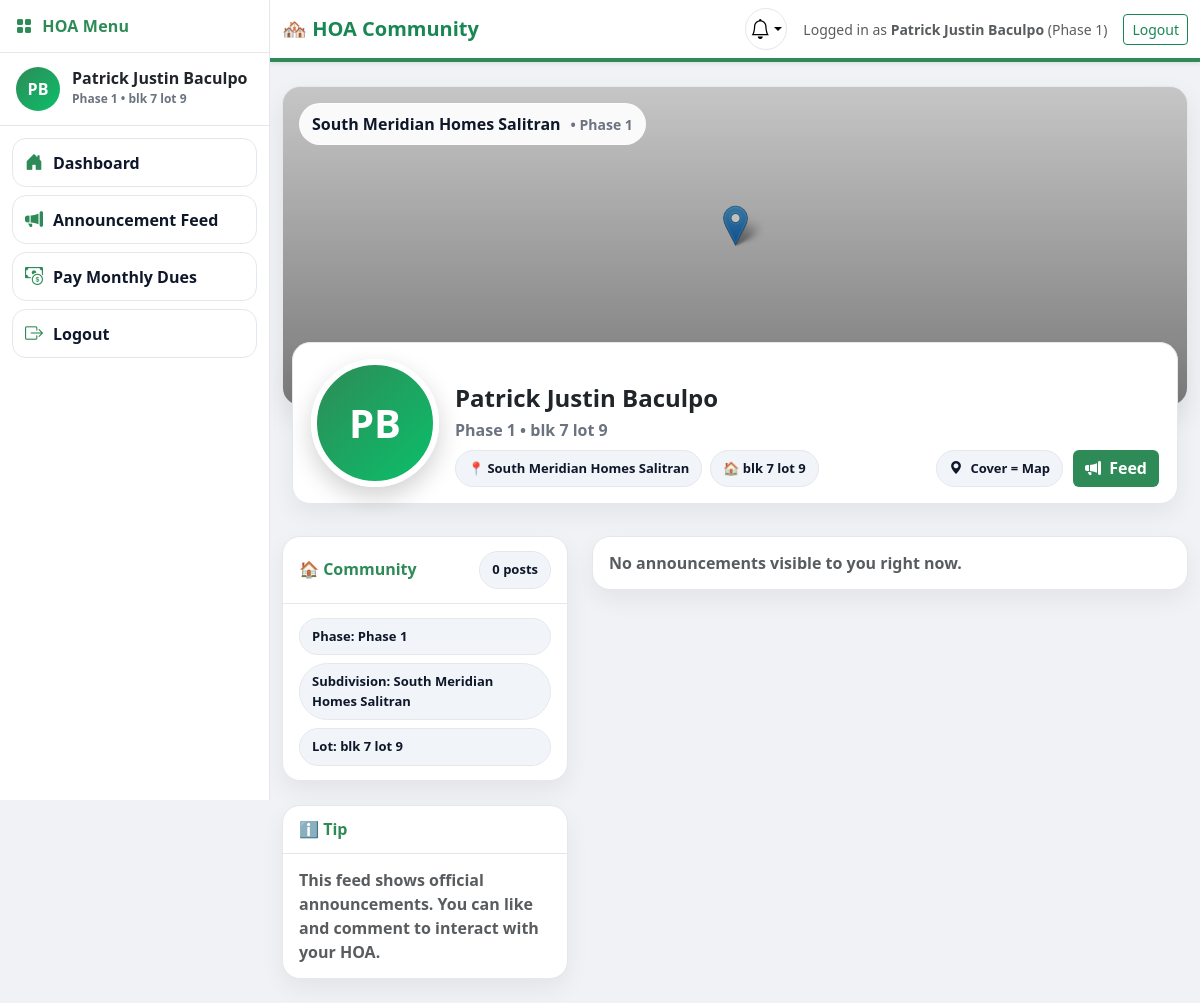
/homeowner/homeowner_dashboard.php (signed in), run on an earlier commit of the app's database.
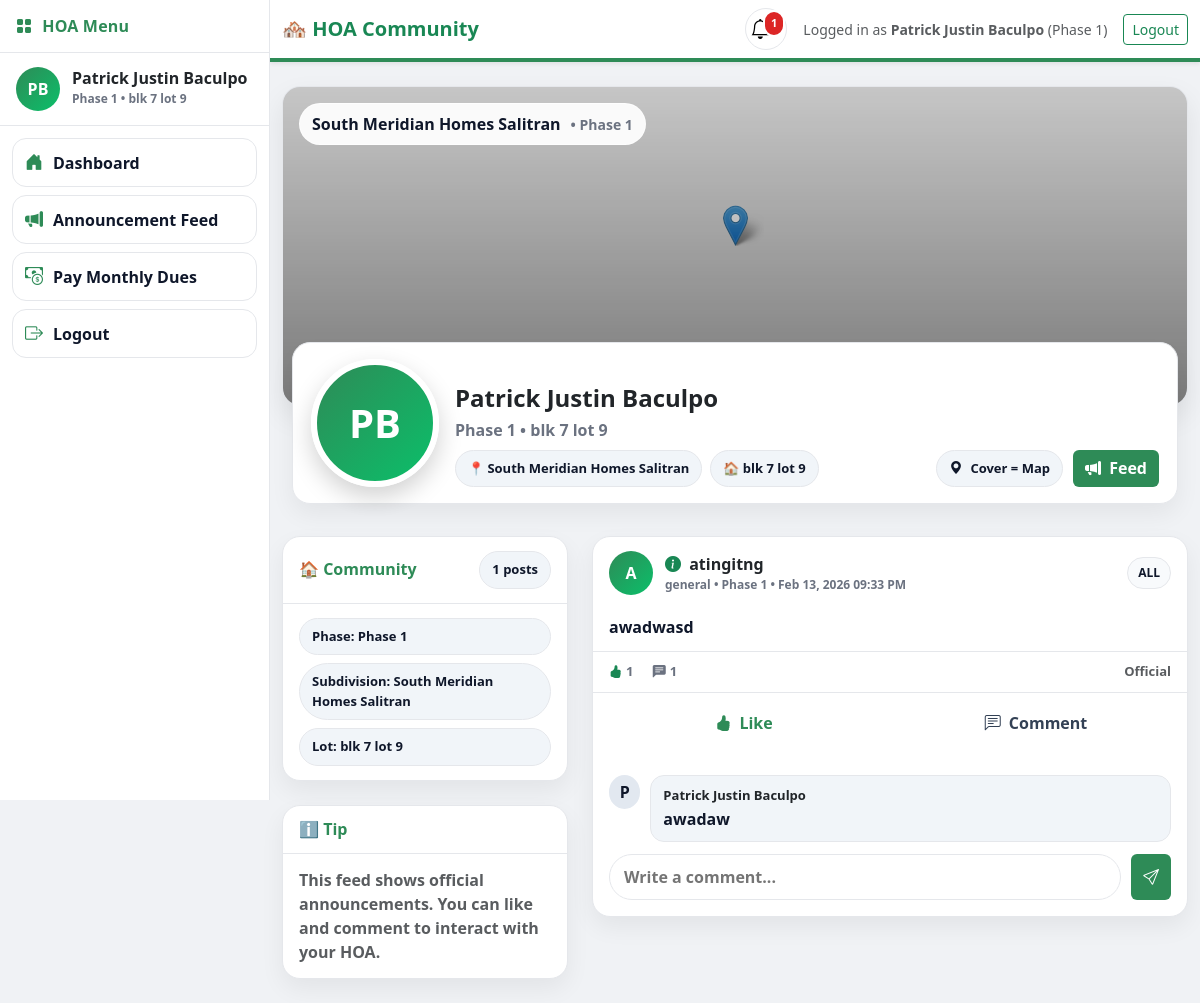
And on a later commit of the database.
### tables this page shows
CREATE TABLE `homeowners` (
  `id` int(11) NOT NULL,
  `public_id` varchar(20) DEFAULT NULL,
  `first_name` varchar(100) NOT NULL,
  `middle_name` varchar(100) DEFAULT NULL,
  `last_name` varchar(100) NOT NULL,
  `contact_number` varchar(15) NOT NULL,
  `email` varchar(255) NOT NULL,
  `password` varchar(255) NOT NULL,
  `must_change_password` tinyint(1) NOT NULL DEFAULT 1,
  `phase` enum('Phase 1','Phase 2','Phase 3') NOT NULL,
  `house_lot_number` varchar(50) NOT NULL,
  `valid_id_path` varchar(255) NOT NULL,
  `proof_of_billing_path` varchar(255) NOT NULL,
  `latitude` decimal(10,7) DEFAULT NULL,
  `longitude` decimal(10,7) DEFAULT NULL,
  `status` enum('pending','approved','rejected') DEFAULT 'pending',
  `admin_id` int(11) DEFAULT NULL,
  `created_at` timestamp NOT NULL DEFAULT current_timestamp(),
  `reset_token` varchar(255) DEFAULT NULL,
  `reset_expires` datetime DEFAULT NULL
);

CREATE TABLE `announcements` (
  `id` int(11) NOT NULL,
  `admin_id` int(11) DEFAULT NULL,
  `phase` enum('Phase 1','Phase 2','Phase 3','Superadmin') NOT NULL DEFAULT 'Superadmin',
  `title` varchar(255) NOT NULL,
  `category` enum('general','maintenance','meeting','emergency') NOT NULL,
  `audience` enum('all','block','selected','selected_officer','all_officers') NOT NULL,
  `audience_value` varchar(255) DEFAULT NULL,
  `message` text NOT NULL,
  `start_date` date NOT NULL,
  `end_date` date DEFAULT NULL,
  `priority` enum('normal','important','urgent') NOT NULL DEFAULT 'normal',
  `created_at` timestamp NOT NULL DEFAULT current_timestamp()
);

CREATE TABLE `announcement_comments` (
  `id` int(11) NOT NULL,
  `announcement_id` int(11) NOT NULL,
  `homeowner_id` int(11) NOT NULL,
  `comment` text NOT NULL,
  `created_at` timestamp NOT NULL DEFAULT current_timestamp()
);

### homeowner/homeowner_dashboard.php (the view, shortened to what this page needs)
<?php
$conn = new mysqli("localhost", "root", "", "south_meridian_hoa");
$conn->set_charset("utf8mb4");
function esc($v){ return htmlspecialchars((string)$v, ENT_QUOTES, 'UTF-8'); }
$hid = (int)$_SESSION['homeowner_id'];
$stmt = $conn->prepare("SELECT id, status, must_change_password, first_name, last_name, phase, house_lot_number, latitude, longitude FROM homeowners WHERE id=? LIMIT 1");
$stmt->bind_param("i", $hid);
$stmt->execute();
$user = $stmt->get_result()->fetch_assoc();
$phase      = (string)$user['phase'];
$fullName   = trim($user['first_name'].' '.$user['last_name']);
$mustChange = ((int)$user['must_change_password'] === 1);
$initials   = strtoupper(substr($user['first_name'] ?? 'H',0,1).substr($user['last_name'] ?? 'O',0,1));
$stmt = $conn->prepare("SELECT last_ann_seen, last_comment_seen FROM homeowner_feed_state WHERE homeowner_id=? LIMIT 1");
$stmt->bind_param("i", $hid);
$stmt->execute();
$state = $stmt->get_result()->fetch_assoc() ?: ['last_ann_seen'=>date('Y-m-d H:i:s'), 'last_comment_seen'=>date('Y-m-d H:i:s')];
$lastAnnSeen = (string)$state['last_ann_seen'];
$lastComSeen = (string)$state['last_comment_seen'];
$houseLot = (string)($user['house_lot_number'] ?? '');
$annFeed = [];
$stmt = $conn->prepare("
  SELECT
    a.id, a.title, a.message, a.category, a.priority, a.start_date, a.end_date, a.created_at,
    a.audience, a.audience_value,
    (SELECT COUNT(*) FROM announcement_likes al WHERE al.announcement_id=a.id) AS like_count,
    (SELECT COUNT(*) FROM announcement_comments ac WHERE ac.announcement_id=a.id) AS comment_count,
    (SELECT COUNT(*) FROM announcement_likes al2 WHERE al2.announcement_id=a.id AND al2.homeowner_id=?) AS i_liked
  FROM announcements a
  LEFT JOIN announcement_recipients ar
    ON ar.announcement_id = a.id
   AND ar.recipient_type = 'homeowner'
   AND ar.homeowner_id = ?
  WHERE
    (a.phase = ? OR a.phase = 'Superadmin')
    AND a.start_date <= CURDATE()
    AND (a.end_date IS NULL OR a.end_date >= CURDATE())
    AND (
      a.audience = 'all'
      OR (a.audience = 'selected' AND ar.id IS NOT NULL)
      OR (a.audience = 'block' AND a.audience_value IS NOT NULL AND a.audience_value <> '' AND LOWER(?) LIKE CONCAT('%', LOWER(a.audience_value), '%'))
    )
  GROUP BY a.id
  ORDER BY
    FIELD(a.priority,'urgent','important','normal'),
    a.start_date DESC,
    a.created_at DESC
  LIMIT 25
");
$stmt->bind_param("iiss", $hid, $hid, $phase, $houseLot);
$stmt->execute();
$res = $stmt->get_result();
while($r = $res->fetch_assoc()) $annFeed[] = $r;
$stmt = $conn->prepare("
  SELECT COUNT(*) c
  FROM announcements a
  LEFT JOIN announcement_recipients ar
    ON ar.announcement_id = a.id
   AND ar.recipient_type='homeowner'
   AND ar.homeowner_id=?
  WHERE
    (a.phase = ? OR a.phase='Superadmin')
    AND a.created_at > ?
    AND a.start_date <= CURDATE()
    AND (a.end_date IS NULL OR a.end_date >= CURDATE())
    AND (
      a.audience='all'
      OR (a.audience='selected' AND ar.id IS NOT NULL)
      OR (a.audience='block' AND a.audience_value IS NOT NULL AND a.audience_value <> '' AND LOWER(?) LIKE CONCAT('%', LOWER(a.audience_value), '%'))
    )
");
$stmt->bind_param("isss", $hid, $phase, $lastAnnSeen, $houseLot);
$stmt->execute();
$newAnnCount = (int)($stmt->get_result()->fetch_assoc()['c'] ?? 0);
$stmt = $conn->prepare("
  SELECT COUNT(*) c
  FROM announcement_comments ac
  JOIN announcements a ON a.id = ac.announcement_id
  LEFT JOIN announcement_recipients ar
    ON ar.announcement_id=a.id
   AND ar.recipient_type='homeowner'
   AND ar.homeowner_id=?
  WHERE
    (a.phase = ? OR a.phase='Superadmin')
    AND ac.created_at > ?
    AND (
      a.audience='all'
      OR (a.audience='selected' AND ar.id IS NOT NULL)
      OR (a.audience='block' AND a.audience_value IS NOT NULL AND a.audience_value <> '' AND LOWER(?) LIKE CONCAT('%', LOWER(a.audience_value), '%'))
    )
    AND ac.homeowner_id <> ?
");
$stmt->bind_param("isssi", $hid, $phase, $lastComSeen, $houseLot, $hid);
$stmt->execute();
$newComCount = (int)($stmt->get_result()->fetch_assoc()['c'] ?? 0);
$notifCount = $newAnnCount + $newComCount;
$commentsByAnn = [];
if (!empty($annFeed)) {
  $ids = array_map(fn($a)=>(int)$a['id'], $annFeed);
  $in  = implode(',', array_fill(0, count($ids), '?'));
  $types = str_repeat('i', count($ids));
  $sql = "
    SELECT ac.id, ac.announcement_id, ac.homeowner_id, ac.comment, ac.created_at,
           h.first_name, h.last_name
    FROM announcement_comments ac
    JOIN homeowners h ON h.id=ac.homeowner_id
    WHERE ac.announcement_id IN ($in)
    ORDER BY ac.created_at ASC
  ";
  $stmt = $conn->prepare($sql);
  $stmt->bind_param($types, ...$ids);
  $stmt->execute();
  $res = $stmt->get_result();
  while($r = $res->fetch_assoc()){
    $aid = (int)$r['announcement_id'];
    if (!isset($commentsByAnn[$aid])) $commentsByAnn[$aid] = [];
    $commentsByAnn[$aid][] = $r;
  }
}
$lat = $user['latitude'];
$lng = $user['longitude'];
?>
<!DOCTYPE html>
<html lang="en">
<head>
<link href="https://cdn.jsdelivr.net/npm/bootstrap@5.3.2/dist/css/bootstrap.min.css" rel="stylesheet">
<link href="https://cdn.jsdelivr.net/npm/bootstrap-icons/font/bootstrap-icons.css" rel="stylesheet">
<link rel="stylesheet" href="https://unpkg.com/leaflet@1.9.4/dist/leaflet.css">
<link rel="stylesheet" href="assets/css/homeowner_dashboard.css">
</head>
<body>
<div class="app-shell">
  <aside class="sidebar" id="sidebar">
    <div class="sb-head">
      <div class="sb-brand">
        <i class="bi bi-grid-fill"></i>
        <span class="sb-brand-text">HOA Menu</span>
      </div>
    </div>
    <div class="sb-user">
      <div class="sb-avatar"><?= esc($initials) ?></div>
      <div class="sb-user-text">
        <p class="sb-name"><?= esc($fullName) ?></p>
        <p class="sb-meta"><?= esc($phase) ?> • <?= esc($user['house_lot_number'] ?? '') ?></p>
      </div>
    </div>
    <nav class="sb-nav">
      <a class="sb-link" href="homeowner_dashboard.php">
        <i class="bi bi-house-door-fill"></i> <span>Dashboard</span>
      </a>
      <a class="sb-link" href="#feed">
        <i class="bi bi-megaphone-fill"></i> <span>Announcement Feed</span>
      </a>
      <a class="sb-link" href="homeowner_pay_dues.php">
        <i class="bi bi-cash-coin"></i> <span>Pay Monthly Dues</span>
      </a>
      <a class="sb-link" href="logout.php">
        <i class="bi bi-box-arrow-right"></i> <span>Logout</span>
      </a>
    </nav>
  </aside>
  <div class="main-area">
    <div class="<?= $mustChange ? 'blur-wrap' : '' ?>">
      <nav class="navbar navbar-expand-lg navbar-light bg-white shadow-sm">
        <div class="container-xl">
          <a class="navbar-brand fw-bold text-success" href="homeowner_dashboard.php">🏘 HOA Community</a>
          <div class="ms-auto d-flex align-items-center gap-3">
            <div class="dropdown position-relative">
              <button class="notif-btn dropdown-toggle" data-bs-toggle="dropdown" aria-expanded="false" title="Notifications">
                <i class="bi bi-bell fs-5"></i>
              </button>
              <?php if ($notifCount > 0): ?>
                <span class="notif-badge"><?= (int)$notifCount ?></span>
              <?php endif; ?>
            </div>
            <div class="small text-muted d-none d-md-block">
              Logged in as <b><?= esc($fullName) ?></b> (<?= esc($phase) ?>)
            </div>
            <a href="logout.php" class="btn btn-sm btn-outline-success">Logout</a>
          </div>
        </div>
      </nav>
      <div class="container-xl my-4">
        <div class="fb-cover">
          <div class="cover-badge">
            <span>South Meridian Homes Salitran</span>
            <small>• <?= esc($phase) ?></small>
          </div>
          <?php if (!empty($lat) && !empty($lng)): ?>
            <div id="coverMap" data-lat="<?= esc($lat) ?>" data-lng="<?= esc($lng) ?>"></div>
          <?php else: ?>
            <div class="h-100 w-100 d-flex align-items-center justify-content-center">
              <div class="text-muted fw-semibold">No location saved yet.</div>
            </div>
          <?php endif; ?>
        </div>
        <div class="fb-profile-row">
          <div class="fb-profile-card">
            <div class="fb-avatar"><?= esc($initials) ?></div>
            <div>
              <h2 class="fb-name"><?= esc($fullName) ?></h2>
              <div class="fb-sub"><?= esc($phase) ?> • <?= esc($user['house_lot_number'] ?? '') ?></div>
              <div class="mt-2 d-flex gap-2 flex-wrap">
                <span class="pill">📍 South Meridian Homes Salitran</span>
                <span class="pill">🏠 <?= esc($user['house_lot_number'] ?? '') ?></span>
              </div>
            </div>
            <div class="fb-actions">
              <span class="pill"><i class="bi bi-geo-alt-fill"></i> Cover = Map</span>
              <a class="btn btn-hoa" href="#feed"><i class="bi bi-megaphone-fill me-1"></i> Feed</a>
            </div>
          </div>
        </div>
        <div class="row g-4 mt-2">
          <div class="col-lg-4">
            <div class="fb-card mb-4">
              <div class="fb-card-h">
                <h6>🏠 Community</h6>
                <span class="pill"><?= count($annFeed) ?> posts</span>
              </div>
              <div class="fb-card-b">
                <div class="d-flex flex-column gap-2">
                  <div class="pill">Phase: <?= esc($phase) ?></div>
                  <div class="pill">Subdivision: South Meridian Homes Salitran</div>
                  <div class="pill">Lot: <?= esc($houseLot) ?></div>
                </div>
              </div>
            </div>
            <div class="fb-card">
              <div class="fb-card-h"><h6>ℹ️ Tip</h6></div>
              <div class="fb-card-b">
                <div class="text-muted fw-semibold">
                  This feed shows official announcements. You can like and comment to interact with your HOA.
                </div>
              </div>
            </div>
          </div>
          <div class="col-lg-8">
            <div class="d-flex flex-column gap-4" id="feed">
              <?php if (empty($annFeed)): ?>
                <div class="fb-card"><div class="fb-card-b">
                  <div class="text-muted fw-semibold">No announcements visible to you right now.</div>
                </div></div>
              <?php else: ?>
                <?php foreach($annFeed as $a): ?>
                  <?php
                    $aid = (int)$a['id'];
                    $iLiked = ((int)$a['i_liked'] > 0);
                    $prio = (string)$a['priority'];
                    $prioIcon = $prio==='urgent' ? 'bi-exclamation-octagon-fill' : ($prio==='important' ? 'bi-exclamation-triangle-fill' : 'bi-info-circle-fill');
                    $prioColor = $prio==='urgent' ? 'text-danger' : ($prio==='important' ? 'text-warning' : 'text-success');
                  ?>
                  <div class="post" data-ann-id="<?= $aid ?>">
                    <div class="post-h">
                      <div class="post-avatar">A</div>
                      <div style="flex:1">
                        <div class="post-name">
                          <i class="bi <?= esc($prioIcon) ?> <?= esc($prioColor) ?> me-1"></i>
                          <?= esc($a['title']) ?>
                        </div>
                        <div class="post-meta">
                          <?= esc($a['category']) ?> • <?= esc($phase) ?> • <?= esc(date('M d, Y h:i A', strtotime($a['created_at']))) ?>
                        </div>
                      </div>
                      <span class="badge-soft"><?= esc(strtoupper($a['audience'])) ?></span>
                    </div>
                    <div class="post-b">
                      <div class="post-content"><?= esc($a['message']) ?></div>
                    </div>
                    <div class="post-stats">
                      <div>
                        <span class="me-3"><i class="bi bi-hand-thumbs-up-fill me-1 text-success"></i><span class="like-count"><?= (int)$a['like_count'] ?></span></span>
                        <span class="me-3"><i class="bi bi-chat-left-text-fill me-1"></i><span class="comment-count"><?= (int)$a['comment_count'] ?></span></span>
                      </div>
                      <div class="text-muted fw-semibold">Official</div>
                    </div>
                    <div class="post-actions">
                      <button class="action-btn btn-like <?= $iLiked ? 'liked' : '' ?>">
                        <i class="bi bi-hand-thumbs-up<?= $iLiked ? '-fill' : '' ?> me-1"></i> Like
                      </button>
                      <button class="action-btn btn-focus-comment">
                        <i class="bi bi-chat-left-text me-1"></i> Comment
                      </button>
                    </div>
                    <div class="comments">
                      <?php
                        $clist = $commentsByAnn[$aid] ?? [];
                        foreach($clist as $c):
                          $cName = trim(($c['first_name'] ?? '').' '.($c['last_name'] ?? ''));
                          $cInit = strtoupper(substr((string)($c['first_name'] ?? 'H'),0,1));
                      ?>
                        <div class="fb-comment">
                          <div class="fb-comment-avatar"><?= esc($cInit) ?></div>
                          <div class="fb-comment-bubble">
                            <div class="fb-comment-name"><?= esc($cName) ?></div>
                            <div class="fb-comment-text"><?= esc($c['comment']) ?></div>
                          </div>
                        </div>
                      <?php endforeach; ?>
                      <div class="comment-form">
                        <input class="comment-input" type="text" placeholder="Write a comment..." maxlength="500">
                        <button class="btn btn-hoa btn-comment-send"><i class="bi bi-send"></i></button>
                      </div>
                    </div>
                  </div>
                <?php endforeach; ?>
              <?php endif; ?>
            </div>
          </div>
        </div>
      </div>
    </div>
  </div>
</div>
</body>
</html>

What changed in the data, as far as the page shows it:
added announcements: title "atingitng", category "general", $phase "Phase 1", created_at "Feb 13, 2026 09:33 PM", audience "ALL", message "awadwasd", like_count "1", comment_count "1"
added announcement_comments: homeowner.first_name "P", homeowner.last_name "Patrick Justin Baculpo", comment "awadaw"
Also different on the page:
$notifCount: (not shown) → "1"
count($annFeed): "0" → "1"
text no longer shown: "No announcements visible to you right now."
